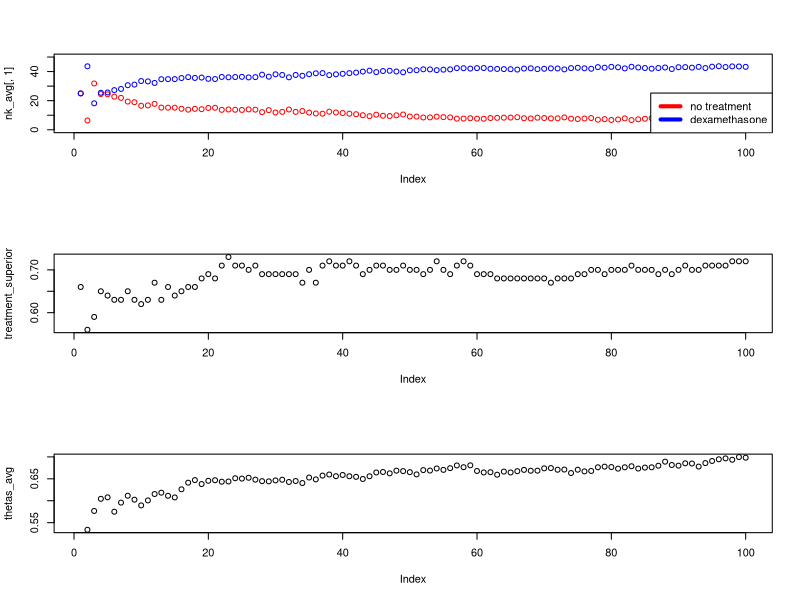

The R script that drew this image:
rm(list=ls(all=TRUE))

set.seed(20)

reps = 100

K     = 100 #number of stages in trial
nk_   = 50 #patients per stage
Nx    = c(501, 1279, 324) + c(1034, 2604, 683)
Px    = Nx/sum(Nx)
Py   = matrix(c(0.140, 0.262, 0.414, 0.178, 0.233, 0.293), nrow=3)
#Py    = c(0.25,0.22) #probability of death on each treatment
S     = length(Py[1,]) #Number of treatments
T     = length(Px) #Number of care
Kx     = round(K*Px) #number of stages in trial
Ky = cumsum(Kx)

rand_ratio <- rep(0.5, S)
pre_ratio <- vector(length=2)

alpha       = 1 #uninformative beta
beta        = 1 #uninformative beta
Y           = matrix(nrow=K,ncol=S)
postmean    = matrix(nrow=K,ncol=S)
mle         = matrix(nrow=K,ncol=S)
PostAlpha   = matrix(nrow=K,ncol=S)
PostBeta    = matrix(nrow=K,ncol=S)

nk          = matrix(25, nrow=K,ncol=S)
rand_ratios = matrix(nrow=K, ncol=S)

UPPER_LIMIT <- 0.9
LOWER_LIMIT <- 0.1

nka = array(dim = c(K, S, reps))
Ya = array(dim = c(K, S, reps))
postmean_a = array(dim = c(K, S, reps))

X = matrix(nrow=100, ncol=S)

prob_optimal = vector(length=S)
prob_optimals = array(dim=c(reps, S, K))

start = 1
# Stage 1
for (h in 1:T){
for (n in start:Ky[h]){
for(j in 1:S){
y = rbinom(1, round(nk[1,j]* Px[h]), Py[h,j])
Y[1,j]         = y
PostAlpha[1,j] = alpha + Y[1,j]
PostBeta[1,j]  = beta  + nk[1,j] -Y[1,j]
postmean[1,j]  = PostAlpha[1,j]/(PostAlpha[1,j]+PostBeta[1,j])
mle[1,j]       = sum(Y[1,j])/(1*nk[1,j])
}

for(i in 2:K){

for(j in 1:S){
  nk[i, j] = round(nk_ *rand_ratio[j])
y = rbinom(1, round(nk[i,j]* Px[h]), Py[h,j])
Y[i,j]         = y
PostAlpha[i,j] = sum(Y[1:i,j], na.rm=T)
PostBeta[i,j]  = sum(nk[1:i,j]-Y[1:i,j], na.rm=T)
postmean[i,j]  = PostAlpha[i,j]/(PostAlpha[i,j]+PostBeta[i,j])
mle[i,j]       = sum(Y[1:i,j])/(i*nk[i,j])

X[,j] = rbeta(100, PostAlpha[i, j], PostBeta[i, j])
}

optimum = apply(X, 1, which.min)
for (j in 1:S){
  prob_optimal[j] = mean(optimum == j)
  pre_ratio[j] = sqrt(prob_optimal[j]/(sum(nk[1:i,j])+1))
}
prob_optimals[n,,i] = prob_optimal

rand_ratio = pre_ratio/sum(pre_ratio)
rand_ratios[i,] = rand_ratio

#making sure samples don't go to 0
for (j in 1:S){
if (rand_ratio[j]>1-(S-1)*LOWER_LIMIT){
  rand_ratio[j] = UPPER_LIMIT
}
if (rand_ratio[j]<LOWER_LIMIT){
  rand_ratio[j] = LOWER_LIMIT
}
}
}

nka[,,n] = nk
Ya[,,n] = Y
postmean_a[,,n] = postmean
}
start = Ky[h]+1
}

nk_avg = matrix(nrow=K, ncol=S)
for (j in 1:S){
  nk_avg[,j] = apply(nka[,j,85:100], 1, mean)
}

sum(nk_avg[,1])
sum(nk_avg[,2])

par(mfcol=c(3,1))
plot(nk_avg[,1], ylim = c(0,50), col='red')
points(nk_avg[,2], col='blue')
legend("bottomright",legend = c('no treatment', 'dexamethasone'),col = c("red", "blue"), lwd=4)

sum(Ya)/reps

treatment_superior = vector(length=K)
for (i in 1:K){
  treatment_superior[i] = mean(postmean_a[i,1,] >= postmean_a[i,2,])
}

plot(treatment_superior)

thetas_avg = apply(prob_optimals[,2,], 2, mean)
plot(thetas_avg)
above_theta = prob_optimals[,2,] > 0.95
above_theta_avg = apply(above_theta, 2, mean)
points(above_theta_avg, col='blue')

#plot(postmean[,1],ylim=range(postmean),type="l",lwd=4,
#     ylab="Posterior mean",xlab="Interim Analysis")
#lines(postmean[,2],type="l",lwd=4,col="red")
#legend("bottomright",c("Treatment 1","Treatment 2"),col=c("black","red"),lwd=4,bty="n")

#lines(mle[,1],ylim=range(mle),type="l",lwd=4,lty=2)
#lines(mle[,2],type="l",lwd=4,col="red",lty=2)
